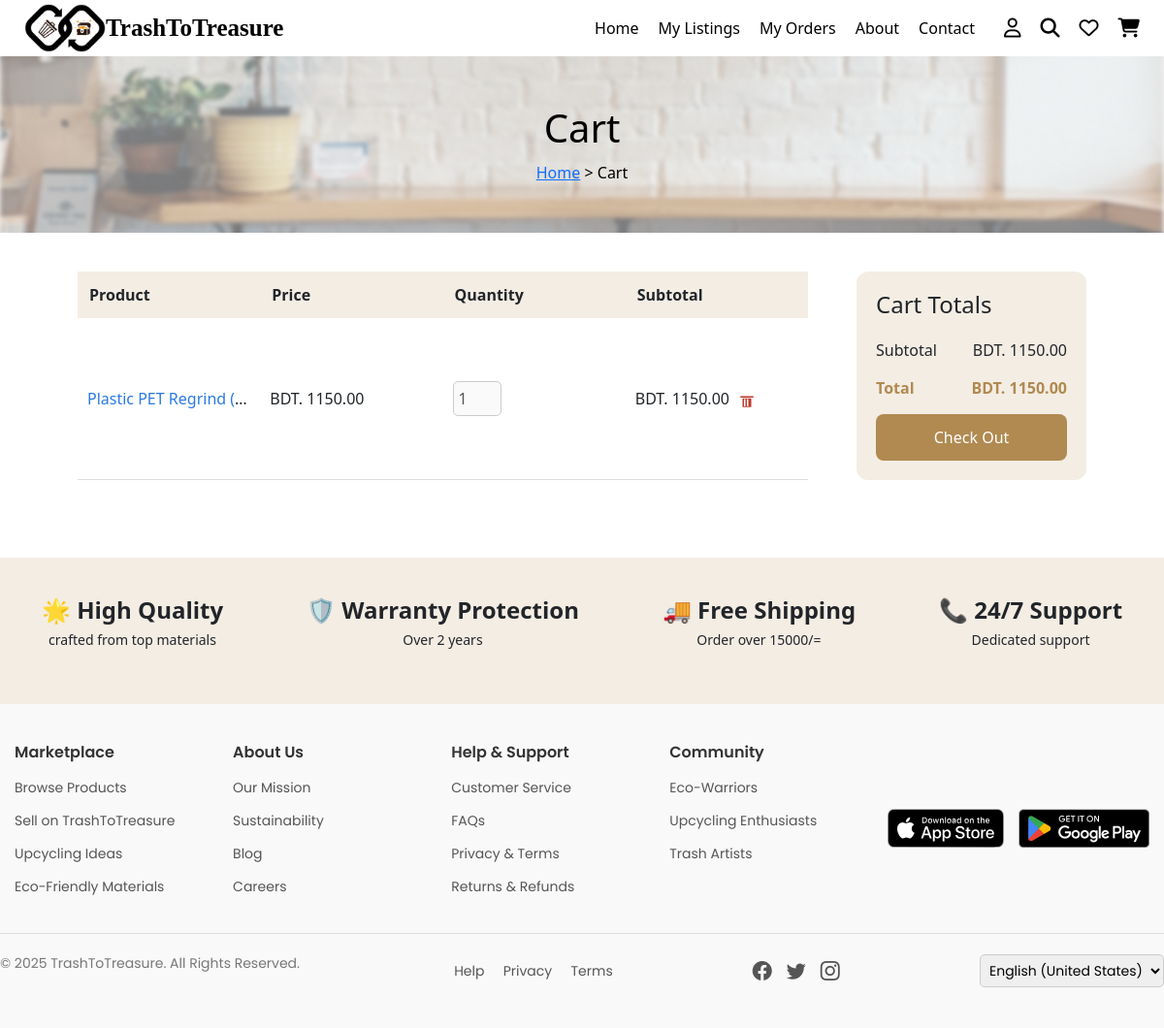
The app's page /cart/ (signed in) with its own data.
### marketplace/models.py (models this page shows, shortened)
class CartItem(models.Model):
    buyer = models.ForeignKey(User, on_delete=models.CASCADE)
    content_type = models.ForeignKey(ContentType, on_delete=models.CASCADE)
    object_id = models.PositiveIntegerField()
    item = GenericForeignKey('content_type', 'object_id')
    quantity = models.PositiveIntegerField(default=1)
    added_at = models.DateTimeField(auto_now_add=True)
    class Meta:
        unique_together = ('buyer', 'content_type', 'object_id')
    def subtotal(self):
        return self.quantity * self.item.price  # works as long as both models have a .price

class TrashItem(models.Model):
    material_name = models.CharField(max_length=255, default="")  # Change as needed
    category = models.CharField(max_length=100, default="")  # Change as needed
    description = models.TextField()
    condition = models.CharField(max_length=50, default="")  # Set a meaningful default
    quantity = models.IntegerField(default=0)
    price = models.DecimalField(max_digits=10, decimal_places=2)
    trash_point = models.CharField(max_length=255, default="")  # Set a meaningful default
    images = models.ImageField(upload_to='waste_images/', blank=True, null=True)
    location = models.CharField(max_length=255, default="")  # Set a meaningful default
    product_status = models.CharField(max_length=20, choices=PRODUCT_STATUS_CHOICES, default='')
    delivery_status = models.CharField(max_length=20, choices=DELIVERY_STATUS_CHOICES, default='')
    slug = models.SlugField(max_length=255, unique=True, blank=True)
    listing_date = models.DateTimeField(auto_now_add=True)
    last_updated = models.DateTimeField(auto_now=True, null=True, blank=True)
    tags = models.CharField(max_length=255, blank=True, null=True)
    rating = models.DecimalField(max_digits=3, decimal_places=2, default=0.0)
    reviews = GenericRelation(Review)

### marketplace/views.py (the view)
# urls.py: path('cart/', cart, name='cart'),
@login_required
def cart(request):
    if request.user.role == 'driver':
        return HttpResponseForbidden("You are not authorized to view this page.")
    cart_items = CartItem.objects.filter(buyer=request.user)
    total = sum(item.subtotal() for item in cart_items)
    return render(request, 'cart.html', {
        'cart_items': cart_items,
        'total': total
    })

### marketplace/templates/cart.html (shortened to what this page needs)
{% load static %}
{% include "header.html" %}
<!DOCTYPE html>
<html lang="en">
<head>
    <link rel="stylesheet" href="{% static 'css/cart.css' %}">
</head>
<body>
    <section class="cart-banner">
        <h2>Cart</h2>
        <p><a href="/">Home</a> > Cart</p>
    </section>
    <div class="cart-container">
        <table class="cart-table">
            <thead>
                <tr>
                    <th>Product</th>
                    <th>Price</th>
                    <th>Quantity</th>
                    <th>Subtotal</th>
                </tr>
            </thead>
            <tbody>
                {% for item in cart_items %}
                <tr>
                    <td class="product-info">
                      <span>
                        {% if item.content_type.model == 'upcycledproduct' %}
                            <a href="{% url 'upcycled_product_details' slug=item.item.slug %}">
                                {{ item.item.product_name }}
                            </a>
                        {% elif item.content_type.model == 'trashitem' %}
                            <a href="{% url 'trash_item_details' slug=item.item.slug %}">
                                {{ item.item.material_name }}
                            </a>
                        {% else %}
                            Unknown Item
                        {% endif %}
                      </span>
                    </td>
                    <td>BDT. {{ item.item.price }}</td>
                    <td>
                      <input type="number" value="{{ item.quantity }}" min="1" max="{{ item.item.stock_availability }}" disabled>
                    </td>
                    <td>
                      BDT. {{ item.subtotal }}
                      <form method="post" action="{% url 'remove_from_cart' item.id %}" style="display:inline;">
                        <button class="remove-btn" title="Remove from cart">
                            <svg xmlns="http://www.w3.org/2000/svg" height="18" width="18" viewBox="0 0 24 24" fill="#c0392b">
                                <path d="M3 6h18v2H3zm3 3h12v12H6zM8 10v10h2V10H8zm4 0v10h2V10h-2z"/>
                            </svg>
                        </button>
                      </form>
                    </td>
                </tr>
                {% empty %}
                  <tr><td colspan="4">Your cart is empty.</td></tr>
                {% endfor %}
            </tbody>
        </table>
        <div class="cart-totals">
            <h3>Cart Totals</h3>
            <div class="totals-item">
                <span>Subtotal</span>
                <span>BDT. {{ total }}</span>
            </div>
            <div class="totals-item total">
                <span>Total</span>
                <span>BDT. {{ total }}</span>
            </div>
            <button class="checkout-btn" onclick="location.href='/checkout/'">Check Out</button>
        </div>
    </div>
    <footer class="cart-footer">
        <div class="footer-item">
            <h4>🌟 High Quality</h4>
            <p>crafted from top materials</p>
        </div>
        <div class="footer-item">
            <h4>🛡️ Warranty Protection</h4>
            <p>Over 2 years</p>
        </div>
        <div class="footer-item">
            <h4>🚚 Free Shipping</h4>
            <p>Order over 15000/=</p>
        </div>
        <div class="footer-item">
            <h4>📞 24/7 Support</h4>
            <p>Dedicated support</p>
        </div>
    </footer>
</body>
</html>
{% include "footer.html" %}

### marketplace/static/css/cart.css (style rules this page uses)
body { font-family: 'Poppins', sans-serif; margin: 0; padding: 0; box-sizing: border-box; background-color: #fff; color: #444; }
.cart-banner { text-align: center; padding: 50px 0; background: url('/static/images/bg.png') no-repeat center; background-size: cover; color: #000; }
.cart-banner h2 { font-size: 40px; margin: 0; }
.cart-banner p { margin: 10px 0 0; }
.cart-container { padding: 40px 80px; display: flex; justify-content: space-between; margin-left: auto; margin-right: auto; max-width: 1200px; }
.cart-table { width: 100%; border-collapse: collapse; table-layout: fixed; margin-right: 50px; }
.cart-table th { background-color: #f4ede4; padding: 12px; text-align: left; font-weight: bold; min-width: 150px; }
.cart-table td { padding: 20px 10px; border-bottom: 1px solid #ddd; min-width: 150px; text-align: left; white-space: nowrap; overflow: hidden; text-overflow: ellipsis; }
.product-info { flex: 1; align-items: center; gap: 15px; white-space: nowrap; min-width: 200px; }
input[type="number"] { width: 50px; padding: 5px; border: 1px solid #ccc; border-radius: 5px; }
.remove-btn { background: none; border: none; cursor: pointer; padding: 5px; transition: transform 0.2s ease; }
.cart-totals { width: 30%; padding: 20px; background-color: #f4ede4; border-radius: 12px; }
.cart-totals h3 { margin: 0 0 20px; font-size: 24px; }
.totals-item { display: flex; justify-content: space-between; margin-bottom: 15px; }
.total { font-weight: bold; color: #b08a51; }
.checkout-btn { width: 100%; padding: 12px; background-color: #b08a51; color: white; border: none; border-radius: 8px; font-size: 16px; cursor: pointer; transition: background 0.3s; }
.cart-footer { display: flex; justify-content: space-around; padding: 40px 0; background: #f4ede4; margin-top: 40px; text-align: center; }
.footer-item h4 { margin: 0; font-weight: bold; }
.footer-item p { margin-top: 5px; font-size: 14px; }
.product-info a { color: #2a7ae2; text-decoration: none; font-weight: 500; transition: color 0.3s, text-decoration 0.3s; }

### marketplace/templates/header.html (style rules this page uses)
* { margin: 0; padding: 0; box-sizing: border-box; }
body { font-family: Arial, sans-serif; background: #fff; }

### records on screen
CartItem: item.material_name "Plastic PET Regrind (…", item.price "1150.00", quantity "1", subtotal "1150.00"

### other values on screen
{{ total }} "1150.00"
